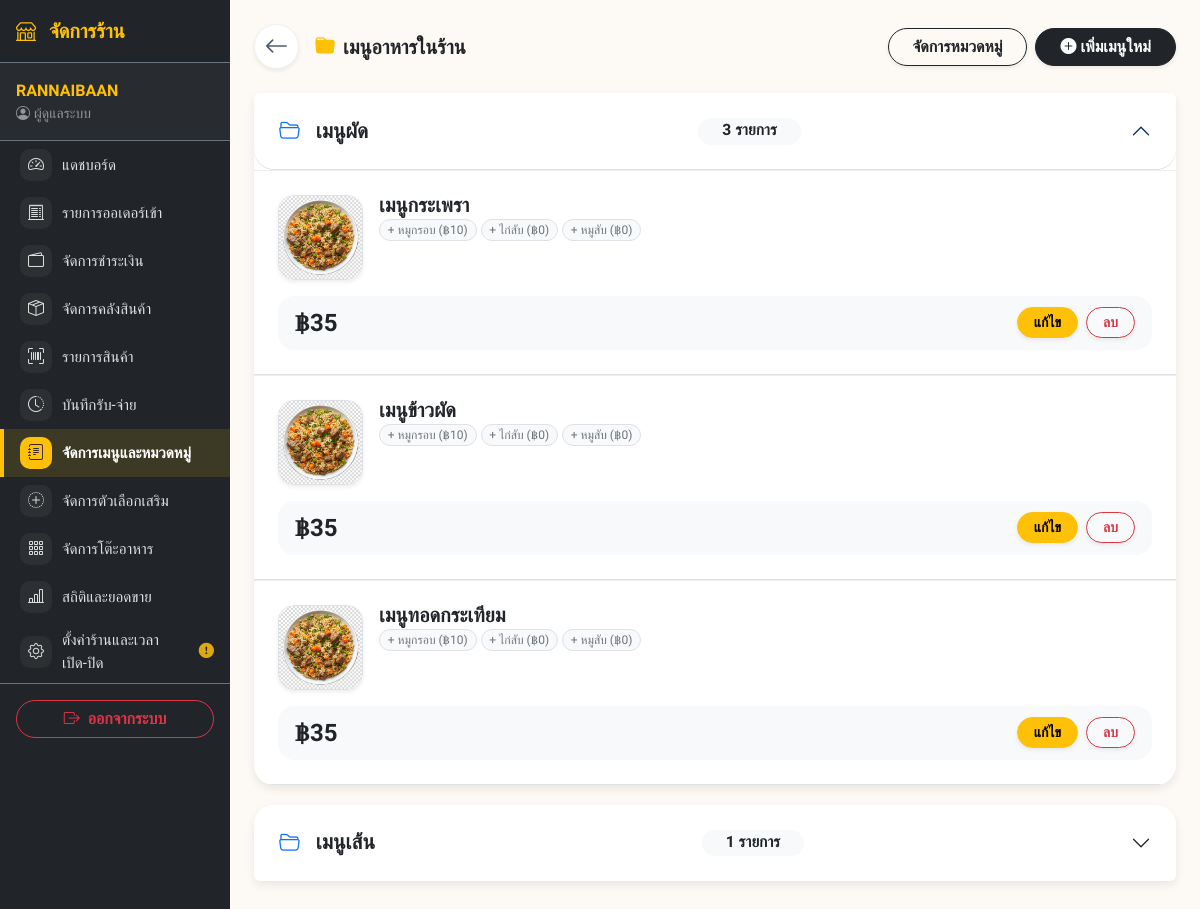
The app's page /owner/manage_menu.php (signed in) with its own data.
### tables this page shows
CREATE TABLE `owner` (
  `owner_id` int(11) NOT NULL AUTO_INCREMENT,
  `username` varchar(50) NOT NULL,
  `password` varchar(255) NOT NULL,
  `email` varchar(100) DEFAULT NULL,
  `name` varchar(100) DEFAULT NULL,
  `phone` varchar(20) DEFAULT NULL,
  `logo_url` varchar(255) DEFAULT 'default_logo.png',
  `promptpay_qr` varchar(255) DEFAULT NULL,
  `bank_info` text DEFAULT NULL,
  `restaurant_name` varchar(255) DEFAULT NULL,
  `address` text DEFAULT NULL,
  `open_time` time DEFAULT NULL,
  `close_time` time DEFAULT NULL,
  `is_shop_open` tinyint(1) DEFAULT 0,
  `is_dinein_open` tinyint(1) NOT NULL DEFAULT 1,
  `is_takeaway_open` tinyint(1) NOT NULL DEFAULT 1,
  `max_queue` int(11) DEFAULT 20,
  `close_reason` varchar(255) DEFAULT '',
  `created_at` datetime DEFAULT current_timestamp(),
  `last_login` datetime DEFAULT NULL,
  `is_active` tinyint(1) DEFAULT 1,
  PRIMARY KEY (`owner_id`),
  UNIQUE KEY `username` (`username`)
);

CREATE TABLE `category` (
  `category_id` int(11) NOT NULL AUTO_INCREMENT,
  `category_name` varchar(100) NOT NULL,
  `is_active` tinyint(1) DEFAULT 1,
  PRIMARY KEY (`category_id`)
);

CREATE TABLE `item` (
  `item_id` int(11) NOT NULL AUTO_INCREMENT,
  `sku` varchar(30) DEFAULT NULL,
  `name` varchar(150) NOT NULL,
  `price` decimal(10,2) NOT NULL DEFAULT 0.00,
  `category_id` int(11) DEFAULT NULL,
  `subcategory_id` int(11) DEFAULT NULL,
  `description` text DEFAULT NULL,
  `image_url` varchar(255) DEFAULT NULL,
  `is_active` tinyint(1) DEFAULT 1,
  `created_at` datetime DEFAULT current_timestamp(),
  `stock_qty` int(11) NOT NULL DEFAULT 50,
  `reorder_point` int(11) NOT NULL DEFAULT 5,
  `use_stock` tinyint(1) NOT NULL DEFAULT 1,
  `is_featured` tinyint(1) NOT NULL DEFAULT 0,
  `stock_pool_id` int(11) DEFAULT NULL,
  PRIMARY KEY (`item_id`),
  UNIQUE KEY `sku_unique` (`sku`),
  KEY `category_id` (`category_id`),
  KEY `subcategory_id` (`subcategory_id`),
  KEY `fk_item_stock_pool` (`stock_pool_id`),
  CONSTRAINT `item_ibfk_1` FOREIGN KEY (`category_id`) REFERENCES `category` (`category_id`) ON DELETE SET NULL,
  CONSTRAINT `item_ibfk_2` FOREIGN KEY (`subcategory_id`) REFERENCES `subcategory` (`subcategory_id`) ON DELETE SET NULL,
  CONSTRAINT `fk_item_stock_pool` FOREIGN KEY (`stock_pool_id`) REFERENCES `stock_pool` (`pool_id`) ON DELETE SET NULL
);

CREATE TABLE `topping` (
  `topping_id` int(11) NOT NULL AUTO_INCREMENT,
  `sku` varchar(30) DEFAULT NULL,
  `topping_name` varchar(100) NOT NULL,
  `price` decimal(10,2) NOT NULL DEFAULT 0.00,
  `topping_cat_id` int(11) DEFAULT NULL,
  `is_active` tinyint(1) DEFAULT 1,
  `created_at` datetime DEFAULT current_timestamp(),
  `stock_qty` int(11) NOT NULL DEFAULT 50,
  `reorder_point` int(11) NOT NULL DEFAULT 5,
  `use_stock` tinyint(1) NOT NULL DEFAULT 1,
  `stock_pool_id` int(11) DEFAULT NULL,
  PRIMARY KEY (`topping_id`),
  UNIQUE KEY `sku_unique` (`sku`),
  KEY `FK_Topping_cat` (`topping_cat_id`),
  KEY `fk_topping_stock_pool` (`stock_pool_id`),
  CONSTRAINT `FK_Topping_cat` FOREIGN KEY (`topping_cat_id`) REFERENCES `topping_categories` (`topping_cat_id`),
  CONSTRAINT `fk_topping_stock_pool` FOREIGN KEY (`stock_pool_id`) REFERENCES `stock_pool` (`pool_id`) ON DELETE SET NULL
);

### owner/manage_menu.php (the view, shortened to what this page needs)
<?php
require_once '../includes/db.php';
$all_categories = [];
$categories_res = $conn->query("SELECT * FROM category ORDER BY category_id ASC");
if($categories_res) {
    while($c = $categories_res->fetch_assoc()){ $all_categories[] = $c; }
}
    ?>
    <?php
include '../includes/header_owner.php';
include '../includes/nav_owner.php';
?>
<link rel="stylesheet" href="<?= BASE_URL ?>assets/css/owner-manage-menu.css?v=<?= time() ?>">
<div class="main-content container-fluid p-4 dashboard-spacing text-dark">
    <div class="d-flex flex-column flex-md-row justify-content-between align-items-md-center mb-4 gap-3">
        <div class="d-flex align-items-center">
            <a href="dashboard.php" class="btn btn-white rounded-circle me-3 shadow-sm d-flex align-items-center justify-content-center" style="width: 45px; height: 45px; border: 1px solid #edf2f7; background: #ffffff; color: #4a5568;" title="ย้อนกลับ">
                <i class="bi bi-arrow-left fs-4"></i>
            </a>
            <h4 class="fw-bold text-dark m-0" style="font-size: 1.25rem;"><i class="bi bi-folder-fill text-warning me-2"></i>เมนูอาหารในร้าน</h4>
        </div>
        <div class="d-flex flex-column flex-sm-row gap-2">
            <a href="manage_categories.php" class="btn btn-outline-dark rounded-pill px-4 fw-bold shadow-sm">จัดการหมวดหมู่</a>
            <button class="btn btn-dark rounded-pill px-4 fw-bold shadow-sm" data-bs-toggle="modal" data-bs-target="#addMenuModal">
                <i class="bi bi-plus-circle-fill me-1"></i>เพิ่มเมนูใหม่
            </button>
        </div>
    </div>
    <div class="accordion" id="menuAccordion">
        <?php
        $is_first = true;
        foreach($all_categories as $cat):
            $cat_id = $cat['category_id'];
            $cat_menus_stmt = $conn->prepare("SELECT * FROM item WHERE category_id = ? ORDER BY name ASC");
            $cat_menus_stmt->bind_param("i", $cat_id);
            $cat_menus_stmt->execute();
            $cat_menus = $cat_menus_stmt->get_result();
            $show_class = $is_first ? 'show' : '';
            $collapsed_class = $is_first ? '' : 'collapsed';
            $is_first = false;
        ?>
        <div class="accordion-item folder-card overflow-hidden">
            <h2 class="accordion-header">
                <button class="accordion-button bg-white text-dark <?php echo $collapsed_class; ?>" type="button" data-bs-toggle="collapse" data-bs-target="#cat_collapse_<?php echo $cat_id; ?>">
                    <i class="bi bi-folder2-open me-3 text-primary"></i> <?php echo htmlspecialchars($cat['category_name']); ?>
                    <span class="ms-auto badge bg-light text-dark rounded-pill px-4"><?php echo $cat_menus ? $cat_menus->num_rows : 0; ?> รายการ</span>
                </button>
            </h2>
            <div id="cat_collapse_<?php echo $cat_id; ?>" class="accordion-collapse collapse <?php echo $show_class; ?>" data-bs-parent="#menuAccordion">
                <div class="accordion-body p-0 text-dark">
                    <?php if($cat_menus && $cat_menus->num_rows > 0): while($menu = $cat_menus->fetch_assoc()): ?>
                       <div class="menu-item-row text-dark p-3 p-md-4 border-bottom" style="display: block;">
                            <div class="d-flex align-items-start mb-3">
                                <img src="../assets/images/items/<?php echo !empty($menu['image_url']) ? htmlspecialchars($menu['image_url']) : 'default_food.jpg'; ?>"
                                     class="rounded-4 me-3 shadow-sm border"
                                     style="width: 85px; height: 85px; min-width: 85px; object-fit: cover;"
                                     onerror="this.src='../assets/images/items/default_food.jpg'">
                                <div class="flex-grow-1">
                                    <div class="fw-bold fs-5 mb-1 text-dark lh-1"><?php echo htmlspecialchars($menu['name']); ?></div>
                                    <div class="mb-2 d-flex flex-wrap gap-1">
                                        <?php
                                        $m_id = (int)$menu['item_id'];
                                        $show_tops_stmt = $conn->prepare("SELECT t.topping_name, t.price FROM menu_toppings mt JOIN topping t ON mt.topping_id = t.topping_id WHERE mt.item_id = ?");
                                        $show_tops_stmt->bind_param("i", $m_id);
                                        $show_tops_stmt->execute();
                                        $show_tops = $show_tops_stmt->get_result();
                                        if($show_tops && $show_tops->num_rows > 0):
                                            while($st = $show_tops->fetch_assoc()):
                                        ?>
                                            <span class="badge bg-light text-secondary border rounded-pill fw-normal" style="font-size: 0.75rem;">+ <?php echo htmlspecialchars($st['topping_name']); ?> (฿<?php echo number_format($st['price']); ?>)</span>
                                        <?php endwhile; endif; ?>
                                    </div>
                                </div>
                            </div>
                            <div class="d-flex justify-content-between align-items-center bg-light rounded-4 p-2 px-3 border border-light">
                                <div class="fw-bold text-dark fs-4 m-0">฿<?php echo number_format($menu['price'], 0); ?></div>
                                <div class="d-flex gap-2">
                                    <button class="btn btn-warning rounded-pill px-3 btn-sm fw-bold shadow-sm" data-bs-toggle="modal" data-bs-target="#editMenu_<?php echo $menu['item_id']; ?>">แก้ไข</button>
                                    <form method="POST" action="manage_menu.php" class="d-inline" onsubmit="return ownerConfirmSubmit(event, 'ยืนยันลบเมนูนี้?');">
                                        <button type="submit" class="btn btn-outline-danger rounded-pill px-3 btn-sm fw-bold shadow-sm">ลบ</button>
                                    </form>
                                </div>
                            </div>
                        </div>
                    <?php endwhile; endif; ?>
                </div>
            </div>
        </div>
        <?php endforeach; ?>
    </div>
</div>
<?php include '../includes/footer_owner.php'; ?>

### includes/nav_owner.php (shortened to what this page needs)
<?php
$current_page = basename($_SERVER['PHP_SELF']);
$owner_name = "ผู้ดูแลระบบ";
$restaurant_name = "Owner System";
$owner_logo_url = "";
$owner_missing_qr = false;
if (isset($_SESSION['owner_id'])) {
    $o_id = $_SESSION['owner_id'];
    $stmt = $conn->prepare("SELECT name, restaurant_name, logo_url, promptpay_qr FROM owner WHERE owner_id = ?");
    $stmt->bind_param("i", $o_id);
    $stmt->execute();
    $result = $stmt->get_result();
    if ($result->num_rows > 0) {
        $o_info = $result->fetch_assoc();
        $owner_name = !empty($o_info['name']) ? $o_info['name'] : "ผู้ดูแลระบบ";
        $restaurant_name = !empty($o_info['restaurant_name']) ? $o_info['restaurant_name'] : "Owner System";
        $owner_logo_url = $o_info['logo_url'] ?? '';
        $owner_missing_qr = empty($o_info['promptpay_qr']);
    }
}
$owner_nav_items = [
    ['page' => 'dashboard.php',        'icon' => 'bi-speedometer2',      'label' => 'แดชบอร์ด'],
    ['page' => 'manage_orders.php',    'icon' => 'bi-receipt-cutoff',    'label' => 'รายการออเดอร์เข้า'],
    ['page' => 'manage_payments.php',  'icon' => 'bi-wallet2',           'label' => 'จัดการชำระเงิน'],
    ['page' => 'manage_stock.php',     'icon' => 'bi-box-seam',          'label' => 'จัดการคลังสินค้า'],
    ['page' => 'product_list.php',     'icon' => 'bi-upc-scan',          'label' => 'รายการสินค้า'],
    ['page' => 'stock_transactions.php', 'icon' => 'bi-clock-history',   'label' => 'บันทึกรับ-จ่าย'],
    ['page' => 'manage_menu.php',      'icon' => 'bi-journal-text',      'label' => 'จัดการเมนูและหมวดหมู่'],
    ['page' => 'manage_toppings.php',  'icon' => 'bi-plus-circle-dotted','label' => 'จัดการตัวเลือกเสริม'],
    ['page' => 'manage_tables.php',    'icon' => 'bi-grid-3x3-gap',      'label' => 'จัดการโต๊ะอาหาร'],
    ['page' => 'reports.php',          'icon' => 'bi-bar-chart-line',    'label' => 'สถิติและยอดขาย'],
    [
        'page' => 'settings.php', 'icon' => 'bi-gear', 'label' => 'ตั้งค่าร้านและเวลาเปิด-ปิด',
        'warn' => $owner_missing_qr, 'warn_title' => 'ยังไม่ได้แนบ QR Code รับเงิน ลูกค้าโอนเงินตอนสั่งกลับบ้านจะไม่เห็น QR ให้สแกนจ่าย',
    ],
];
?>
<div class="owner-shell d-flex">
  <div class="offcanvas-lg offcanvas-start owner-sidebar bg-dark text-white" tabindex="-1" id="ownerSidebar">
    <div class="offcanvas-header border-bottom border-secondary d-flex justify-content-between align-items-center">
      <h5 class="offcanvas-title fw-bold text-warning m-0">
        <?php if (!empty($owner_logo_url) && $owner_logo_url !== 'default_logo.png'): ?>
            <img src="<?= BASE_URL ?>assets/images/logos/<?= htmlspecialchars($owner_logo_url) ?>" alt="logo" style="width:36px;height:36px;object-fit:cover;border-radius:50%;" class="me-2">
        <?php else: ?>
            <i class="bi bi-shop me-2"></i>
        <?php endif; ?>
        จัดการร้าน
      </h5>
    </div>
    <div class="offcanvas-body p-0 d-flex flex-column">
      <div class="owner-sidebar-brand d-none d-lg-block px-3 py-3 border-bottom border-secondary">
        <div class="fw-bold text-warning text-truncate"><?= htmlspecialchars($restaurant_name) ?></div>
        <div class="small text-white-50 text-truncate"><i class="bi bi-person-circle me-1"></i><?= htmlspecialchars($owner_name) ?></div>
      </div>
      <ul class="nav flex-column flex-grow-1 mt-2 mt-lg-0">
        <?php foreach ($owner_nav_items as $item): ?>
        <li class="nav-item">
          <a class="owner-nav-link nav-link text-white py-2 px-3 d-flex align-items-center <?= ($current_page == $item['page']) ? 'active' : ''; ?>" href="../owner/<?= $item['page'] ?>">
            <span class="owner-nav-icon"><i class="bi <?= $item['icon'] ?>"></i></span>
            <span><?= $item['label'] ?></span>
            <?php if ($item['page'] === 'settings.php'): ?>
                <i id="navQrWarnIcon" class="bi bi-exclamation-circle-fill text-warning ms-2" title="<?= htmlspecialchars($item['warn_title'] ?? 'ต้องตรวจสอบการตั้งค่า') ?>" style="<?= empty($item['warn']) ? 'display:none;' : '' ?>"></i>
            <?php elseif (!empty($item['warn'])): ?>
                <i class="bi bi-exclamation-circle-fill text-warning ms-2" title="<?= htmlspecialchars($item['warn_title'] ?? 'ต้องตรวจสอบการตั้งค่า') ?>"></i>
            <?php endif; ?>
          </a>
        </li>
        <?php endforeach; ?>
      </ul>
      <div class="p-3 border-top border-secondary">
        <a href="../logout.php" class="btn btn-outline-danger w-100 rounded-pill fw-bold" onclick="return ownerConfirmNavigate(event, 'ยืนยันออกจากระบบ?', '../logout.php')">
            <i class="bi bi-box-arrow-right me-2"></i>ออกจากระบบ
        </a>
      </div>
    </div>
  </div>
  <div class="owner-main flex-grow-1">

### assets/css/owner.css (style rules this page uses)
:root { --bg-body: #fdfaf5; --primary-brown: #795548; --dark-brown: #3e2723; --accent-soft: #d7ccc8; }
body { font-family: 'Sarabun', sans-serif; background-color: var(--bg-body); color: var(--dark-brown); }
h1, h2, h3, h4, h5, .font-mitr { font-family: 'Mitr', sans-serif; }
.owner-shell { align-items: stretch; min-height: 100vh; }
.owner-sidebar { --bs-offcanvas-width: min(78vw, 300px); }
@media (min-width: 992px) { .owner-sidebar { width: 230px; flex-shrink: 0; position: sticky; top: 0; height: 100vh; overflow-y: auto; } }
@media (min-width: 992px) { .owner-shell { background-color: #212529; } }
.owner-main { min-width: 0; background-color: var(--bg-body); }
@media (min-width: 992px) { body { padding-top: 0 !important; } }
.owner-sidebar-brand { background-color: rgba(255, 255, 255, 0.03); }
.owner-nav-link { display: flex; align-items: center; gap: 10px; font-size: 0.95rem; border-left: 4px solid transparent; opacity: 0.85; transition: 0.2s; }
.owner-nav-link.active { opacity: 1; background-color: rgba(255, 193, 7, 0.12); border-left-color: #ffc107; color: #fff; font-weight: bold; }
.owner-nav-icon { display: inline-flex; align-items: center; justify-content: center; width: 32px; height: 32px; min-width: 32px; border-radius: 10px; background-color: rgba(255, 255, 255, 0.06); font-size: 1rem; transition: 0.2s; }
.owner-nav-link.active .owner-nav-icon { background-color: #ffc107; color: #3e2723; }

### assets/css/owner-manage-menu.css (style rules this page uses)
body { background-color: #f0f2f5; font-family: 'Sarabun', sans-serif; }
.folder-card { background: #fff; border-radius: 20px; border: none; box-shadow: 0 4px 10px rgba(0,0,0,0.08); margin-bottom: 20px; }
.accordion-button { font-size: 1.3rem; font-weight: 800; padding: 25px; color: #1a1a1a; border-radius: 20px !important; }
.menu-item-row { border-top: 1px solid #eee; padding: 20px; display: flex; align-items: center; }

### includes/header_owner.php (style rules this page uses)
@media (min-width: 992px) { body { padding-top: 0 !important; } }

### records on screen
owner: restaurant_name "RANNAIBAAN", name "ผู้ดูแลระบบ"
category: category_name "เมนูผัด", num_rows "3"
item: name "เมนูกระเพรา", price "35"
topping: topping_name "หมูกรอบ", price "10"
topping: topping_name "ไก่สับ", price "0"
topping: topping_name "หมูสับ", price "0"
item: name "เมนูข้าวผัด", price "35"
item: name "เมนูทอดกระเทียม", price "35"
category: category_name "เมนูเส้น", num_rows "1"

### other values on screen
$item['label'] "แดชบอร์ด"
$item['label'] "รายการออเดอร์เข้า"
$item['label'] "จัดการชำระเงิน"
$item['label'] "จัดการคลังสินค้า"
$item['label'] "รายการสินค้า"
$item['label'] "บันทึกรับ-จ่าย"
$item['label'] "จัดการเมนูและหมวดหมู่"
$item['label'] "จัดการตัวเลือกเสริม"
$item['label'] "จัดการโต๊ะอาหาร"
$item['label'] "สถิติและยอดขาย"
$item['label'] "ตั้งค่าร้านและเวลาเปิด-ปิด"
